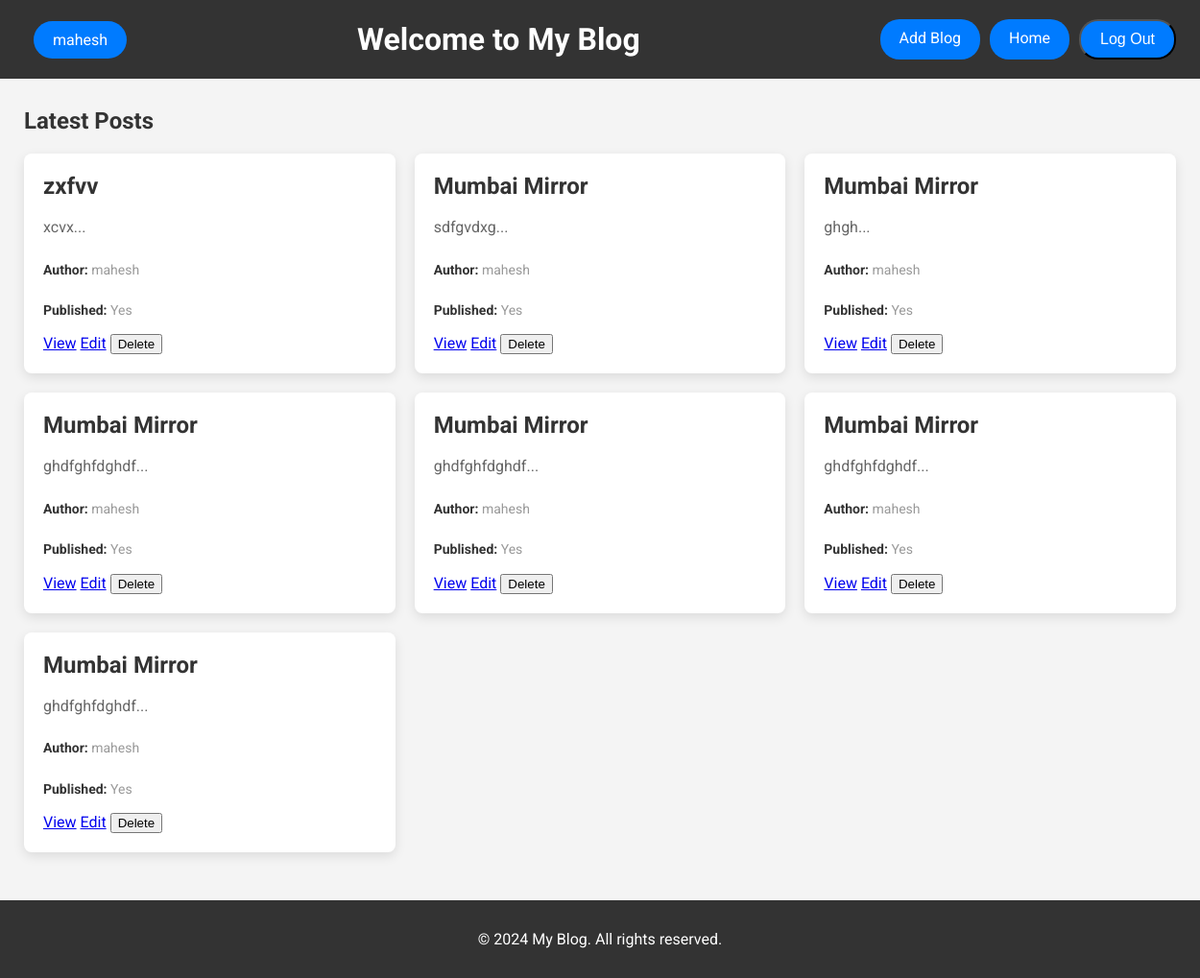
/home/ (signed in), run on an earlier commit of the app's database.
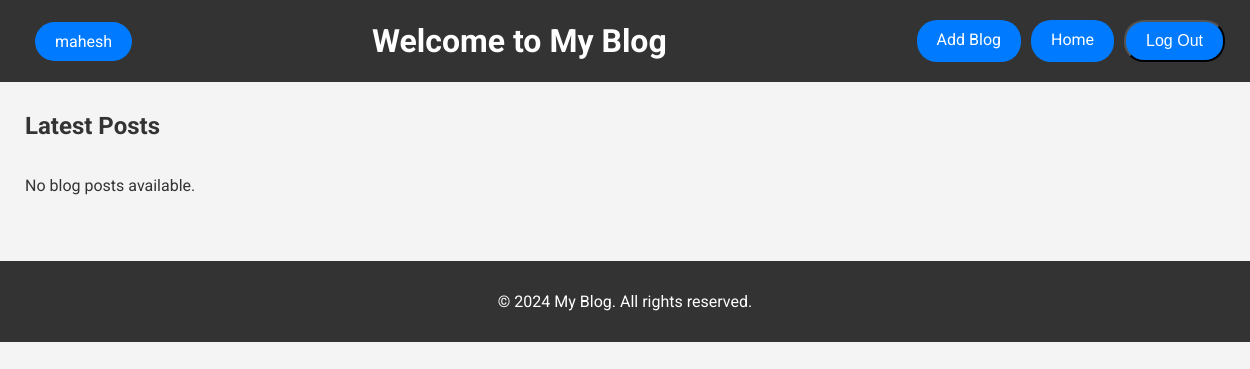
And on a later commit of the database.
### app/models.py (models this page shows, shortened)
class Post(models.Model):
    title = models.CharField(max_length=200)
    content = models.TextField()
    author = models.ForeignKey(Author, on_delete=models.CASCADE, related_name="posts")  # Many-to-one relationship
    categories = models.ManyToManyField(Category, related_name="posts")  # Many-to-many relationship
    created_at = models.DateTimeField(auto_now_add=True)
    updated_at = models.DateTimeField(auto_now=True)
    is_published = models.BooleanField(default=False)
    class Meta:
        ordering = ['-created_at']  # Newest posts first

class Author(models.Model):
    user = models.OneToOneField(User, on_delete=models.CASCADE)  # Link to Django's built-in User model
    bio = models.TextField(blank=True, null=True)  # Author bio

### app/views.py (the view)
# urls.py: 2. Add a URL to urlpatterns:  path('', views.home, name='home')
@login_required
def home(request):
    if request.user.is_authenticated:
        posts = Post.objects.filter(author__user=request.user)
        return render(request, "base.html", {"posts": posts})
    else:
        return redirect('login')  # Redirects to login page

### templates/base.html (shortened to what this page needs)
<!DOCTYPE html>
<html lang="en">
<head>
    {% load static %}
    <link rel="stylesheet" href="{% static 'css/base.css' %}">
</head>
<body>
    <header>
        <div class="header-container">
            {% if request.user.is_authenticated %}
                <a href="#" class="add-blog-button">{{ request.user.username }}</a>
            {% else %}
                <a href="{% url 'login' %}" class="add-blog-button">Login</a>
            {% endif %}
            <h1>Welcome to My Blog</h1>
            <nav>
                <a href="{% url 'add-blog' %}" class="add-blog-button">Add Blog</a>
                <a id="home-button" href="{% url 'home' %}" class="add-blog-button">Home</a>
                {% if request.user.is_authenticated %}
                    <form action="{% url 'logout' %}" method="POST" style="display:inline;">
                        <button type="submit" class="add-blog-button">Log Out</button>
                    </form>
                {% else %}
                    <a href="{% url 'login' %}" class="add-blog-button">Log In</a>
                {% endif %}
            </nav>
        </div>
    </header>
    <div class="content">
        <section class="blog-posts">
            <h2>Latest Posts</h2>
            <div class="posts-container">
                {% block content %}
                {% for post in posts %}
                    <div class="post-item">
                        <h3>{{ post.title }}</h3>
                        <p>{{ post.content|slice:":200" }}...</p>
                        <p class="author-info"><strong>Author:</strong> {{ post.author.user.username }}</p>
                        <p class="author-info"><strong>Published:</strong> {{ post.is_published|yesno:"Yes,No" }}</p>
                        <div class="post-actions">
                            <a href="{% url 'view-post' post.id %}" class="view-btn">View</a>
                            <a href="{% url 'edit-post' post.id %}" class="edit-btn">Edit</a>
                            <form method="POST" action="{% url 'delete-post' post.id %}" style="display:inline;">
                                <button type="submit" class="delete-btn" onclick="return confirm('Are you sure you want to delete this post?')">Delete</button>
                            </form>
                        </div>
                    </div>
                {% empty %}
                    <p>No blog posts available.</p>
                {% endfor %}
                {% endblock content %}
            </div>
        </section>
    </div>
    <footer>
        <p>&copy; 2024 My Blog. All rights reserved.</p>
    </footer>
</body>
</html>

### static/css/base.css (style rules this page uses)
.header-container { display: flex; justify-content: space-between; align-items: center; width: 100%; background-color: #333; color: white; padding: 15px 30px; }
.add-blog-button { text-decoration: none; color: white; background-color: #007bff; padding: 10px 20px; margin-left: 10px; border-radius: 20px; font-size: 16px; transition: background-color 0.3s ease; }
nav { display: flex; justify-content: flex-end; }

### templates/base.html (style rules this page uses)
body { font-family: 'Roboto', sans-serif; margin: 0; padding: 0; background-color: #f4f4f4; color: #333; }
header { background-color: #333; color: white; padding: 20px 0; }
.header-container { display: flex; justify-content: space-between; align-items: center; max-width: 1200px; margin: 0 auto; padding: 0 20px; }
header h1 { margin: 0; }
nav a { color: white; text-decoration: none; padding: 10px 20px; background-color: #ff9900; border-radius: 5px; transition: background-color 0.3s ease; }
.content { margin: 30px auto; padding: 0 20px; max-width: 1200px; }
.blog-posts { margin-bottom: 50px; }
.posts-container { display: grid; grid-template-columns: repeat(auto-fill, minmax(300px, 1fr)); gap: 20px; }
footer { background-color: #333; color: white; text-align: center; padding: 15px 0; }

What changed in the data, as far as the page shows it:
removed Post: title "zxfvv", content "xcvx", author.user.username "mahesh", is_published "Yes"
removed Post: title "Mumbai Mirror", content "sdfgvdxg", author.user.username "mahesh", is_published "Yes"
removed Post: title "Mumbai Mirror", content "ghgh", author.user.username "mahesh", is_published "Yes"
removed Post: title "Mumbai Mirror", content "ghdfghfdghdf", author.user.username "mahesh", is_published "Yes"
removed Post: title "Mumbai Mirror", content "ghdfghfdghdf", author.user.username "mahesh", is_published "Yes"
removed Post: title "Mumbai Mirror", content "ghdfghfdghdf", author.user.username "mahesh", is_published "Yes"
removed Post: title "Mumbai Mirror", content "ghdfghfdghdf", author.user.username "mahesh", is_published "Yes"
Also different on the page:
text now shown: "No blog posts available."
